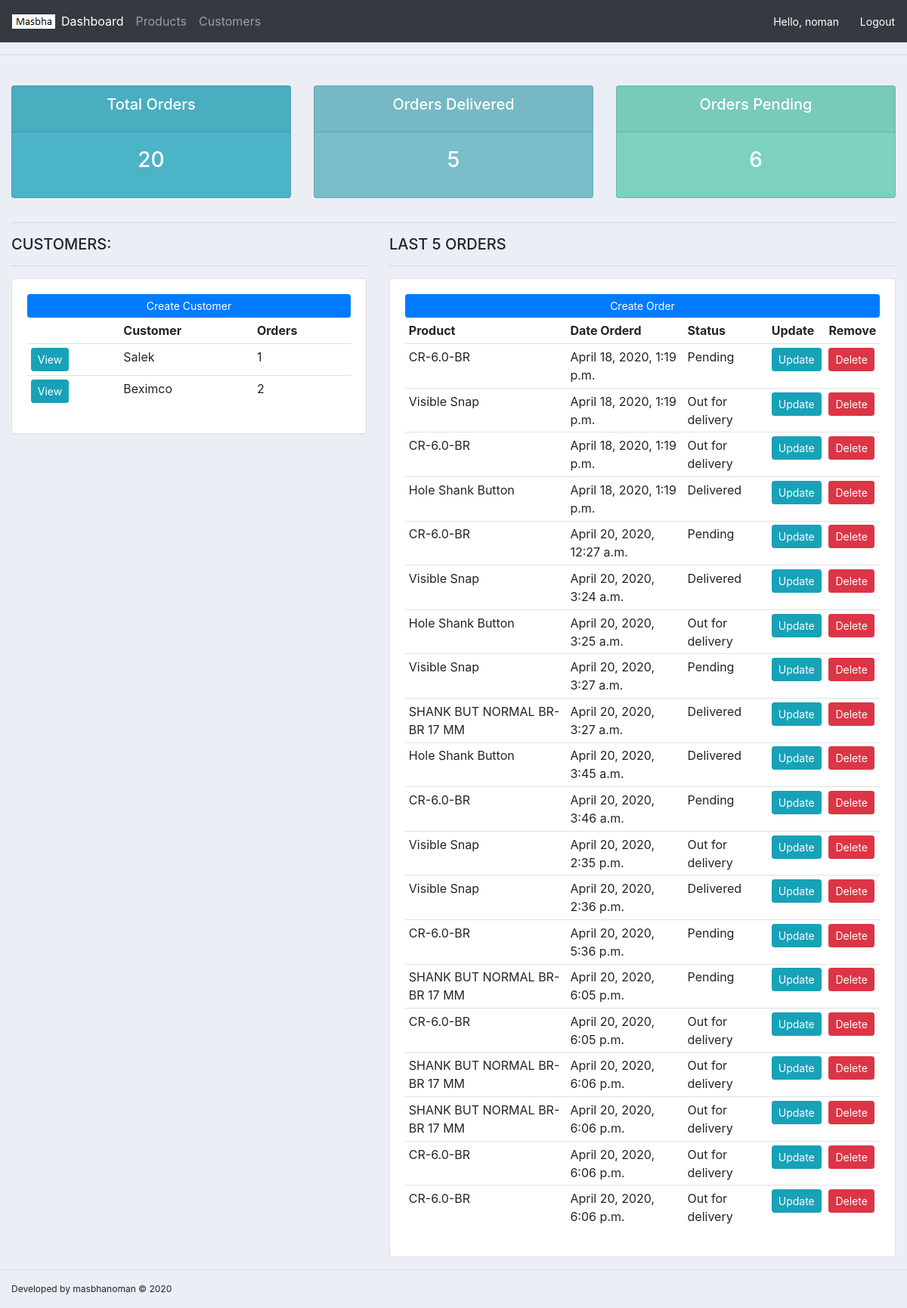
Screenshot of / (signed in) with the database file from the repository.
### accounts/models.py (models this page shows, shortened)
class Customer(models.Model):
	name = models.CharField(max_length = 200, null=True)
	phone = models.CharField(max_length = 200, null=True)
	email = models.CharField(max_length = 200, null=True)
	date_created = models.DateTimeField(auto_now_add = True, null=True)

class Order(models.Model):
	STATUS = [('Pending', 'Press'),
		('Out for delivery', 'Out for delivery'),
		('Delivered', 'Delivered'),
	]
	customer = models.ForeignKey(Customer, null = True, on_delete = models.SET_NULL)
	product = models.ForeignKey(Product, null = True, on_delete = models.SET_NULL)
	date_created = models.DateTimeField(auto_now_add = True, null=True)
	status = models.CharField(max_length = 200, null = True, choices = STATUS)

class Product(models.Model):
	CATEGORY = [('Indoor', 'Indoor'),
		('Out Door', 'Out Door'),
	]
	name = models.CharField(max_length = 200, null = True)
	price = models.FloatField(max_length = 200, null = True)
	category = models.CharField(max_length = 200, null = True, choices = CATEGORY)
	description = models.CharField(max_length = 200, null = True, blank=True)
	date_created = models.DateTimeField(auto_now_add = True, null=True)
	tags = models.ManyToManyField(Tag, null = True, blank=True)

### accounts/views.py (the view)
# urls.py: path('', views.home, name='home'),
@login_required(login_url='login_page')
def home(request):
	orders = Order.objects.all()
	customers = Customer.objects.all()
	total_orders = orders.count()
	delivered = orders.filter(status='Delivered').count()
	pending = orders.filter(status='Pending').count()
	context = {'orders':orders, 'customers':customers, 'total_orders':total_orders, 'delivered':delivered, 'pending':pending}
	return render(request, 'accounts/dashboard.html',context)

### accounts/templates/accounts/dashboard.html
{% extends 'accounts/main.html' %}
{% block content %}
{% include 'accounts/status.html' %}
<hr>
<div class="row">
	<div class="col-md-5">
		<h5>CUSTOMERS:</h5>
		<hr>
		<div class="card card-body">
			<a class="btn btn-primary  btn-sm btn-block" href="">Create Customer</a>
			<table class="table table-sm">
				<tr>
					<th></th>
					<th>Customer</th>
					<th>Orders</th>
				</tr>
				{% for customer in customers %}
				<tr>
					<td><a class="btn btn-sm btn-info" href="{% url 'customer_page' customer.id %}">View</a></td>
					<td>{{customer.name}}</td>
					<td>{{customer.id}}</td>
				</tr>
				{% endfor %}
			</table>
		</div>
	</div>
	<div class="col-md-7">
		<h5>LAST 5 ORDERS</h5>
		<hr>
		<div class="card card-body">
			<a class="btn btn-primary  btn-sm btn-block" href="{% url 'create_order_page' %}">Create Order</a>
			<table class="table table-sm">
				<tr>
					<th>Product</th>
					<th>Date Orderd</th>
					<th>Status</th>
					<th>Update</th>
					<th>Remove</th>
				</tr>
				{% for order in orders %}
					<tr>
						<td>{{order.product.name}}</td>
						<td>{{order.date_created}}</td>
						<td>{{order.status}}</td>
						<td><a class="btn btn-sm btn-info" href="{% url 'update_order_page' order.id %}">Update</a></td>
						<td><a class="btn btn-sm btn-danger" href="{% url 'delete_order_page' order.id %}">Delete</a></td>
					</tr>
				{% endfor %}
			</table>
		</div>
	</div>
</div>
{% endblock %}

### accounts/templates/accounts/navbar.html (shortened to what this page needs)
{% load static %}
<nav class="navbar navbar-expand-lg navbar-dark bg-dark">
  <img src="{% static 'images/logo.png' %}">
  <div class="collapse navbar-collapse" id="navbarNav">
    <ul class="navbar-nav">
      <li class="nav-item active">
        <a class="nav-link" href="{% url 'home' %}">Dashboard <span class="sr-only">(current)</span></a>
      </li>
      <li class="nav-item">
        <a class="nav-link" href="{% url 'product_page' %}">Products</a>
      </li>
      <li class="nav-item">
        <a class="nav-link" href="{% url 'customer_page' 1 %}">Customers</a>
      </li>
    </ul>
  </div>
  <span style="font-size: 14px; color: #fff; margin-right: 2%">Hello,  {{ request.user }}</span> &nbsp
  <span><a style="font-size: 14px; color: #fff; margin-right: 2%" href="{% url 'logout_page' %}">Logout</a></span>
</nav>

### static/css/main.css (style rules this page uses)
body { background-color: #ebeff5; }

### rows the page displays
Customer: name "Salek", id "1"
Customer: name "Beximco", id "2"
Order: product.name "CR-6.0-BR", date_created "April 18, 2020, 1:19 p.m.", status "Pending"
Order: product.name "Visible Snap", date_created "April 18, 2020, 1:19 p.m.", status "Out for delivery"
Order: product.name "CR-6.0-BR", date_created "April 18, 2020, 1:19 p.m.", status "Out for delivery"
Order: product.name "Hole Shank Button", date_created "April 18, 2020, 1:19 p.m.", status "Delivered"
Order: product.name "CR-6.0-BR", date_created "April 20, 2020, 12:27 a.m.", status "Pending"
Order: product.name "Visible Snap", date_created "April 20, 2020, 3:24 a.m.", status "Delivered"
Order: product.name "Hole Shank Button", date_created "April 20, 2020, 3:25 a.m.", status "Out for delivery"
Order: product.name "Visible Snap", date_created "April 20, 2020, 3:27 a.m.", status "Pending"
Order: product.name "SHANK BUT NORMAL BR-BR 17 MM", date_created "April 20, 2020, 3:27 a.m.", status "Delivered"
Order: product.name "Hole Shank Button", date_created "April 20, 2020, 3:45 a.m.", status "Delivered"
Order: product.name "CR-6.0-BR", date_created "April 20, 2020, 3:46 a.m.", status "Pending"
Order: product.name "Visible Snap", date_created "April 20, 2020, 2:35 p.m.", status "Out for delivery"
Order: product.name "Visible Snap", date_created "April 20, 2020, 2:36 p.m.", status "Delivered"
Order: product.name "CR-6.0-BR", date_created "April 20, 2020, 5:36 p.m.", status "Pending"
Order: product.name "SHANK BUT NORMAL BR-BR 17 MM", date_created "April 20, 2020, 6:05 p.m.", status "Pending"
Order: product.name "CR-6.0-BR", date_created "April 20, 2020, 6:05 p.m.", status "Out for delivery"
Order: product.name "SHANK BUT NORMAL BR-BR 17 MM", date_created "April 20, 2020, 6:06 p.m.", status "Out for delivery"
Order: product.name "SHANK BUT NORMAL BR-BR 17 MM", date_created "April 20, 2020, 6:06 p.m.", status "Out for delivery"
Order: product.name "CR-6.0-BR", date_created "April 20, 2020, 6:06 p.m.", status "Out for delivery"
Order: product.name "CR-6.0-BR", date_created "April 20, 2020, 6:06 p.m.", status "Out for delivery"

### other values shown
{{ request.user }} "noman"
{{ total_orders }} "20"
{{ delivered }} "5"
{{ pending }} "6"
